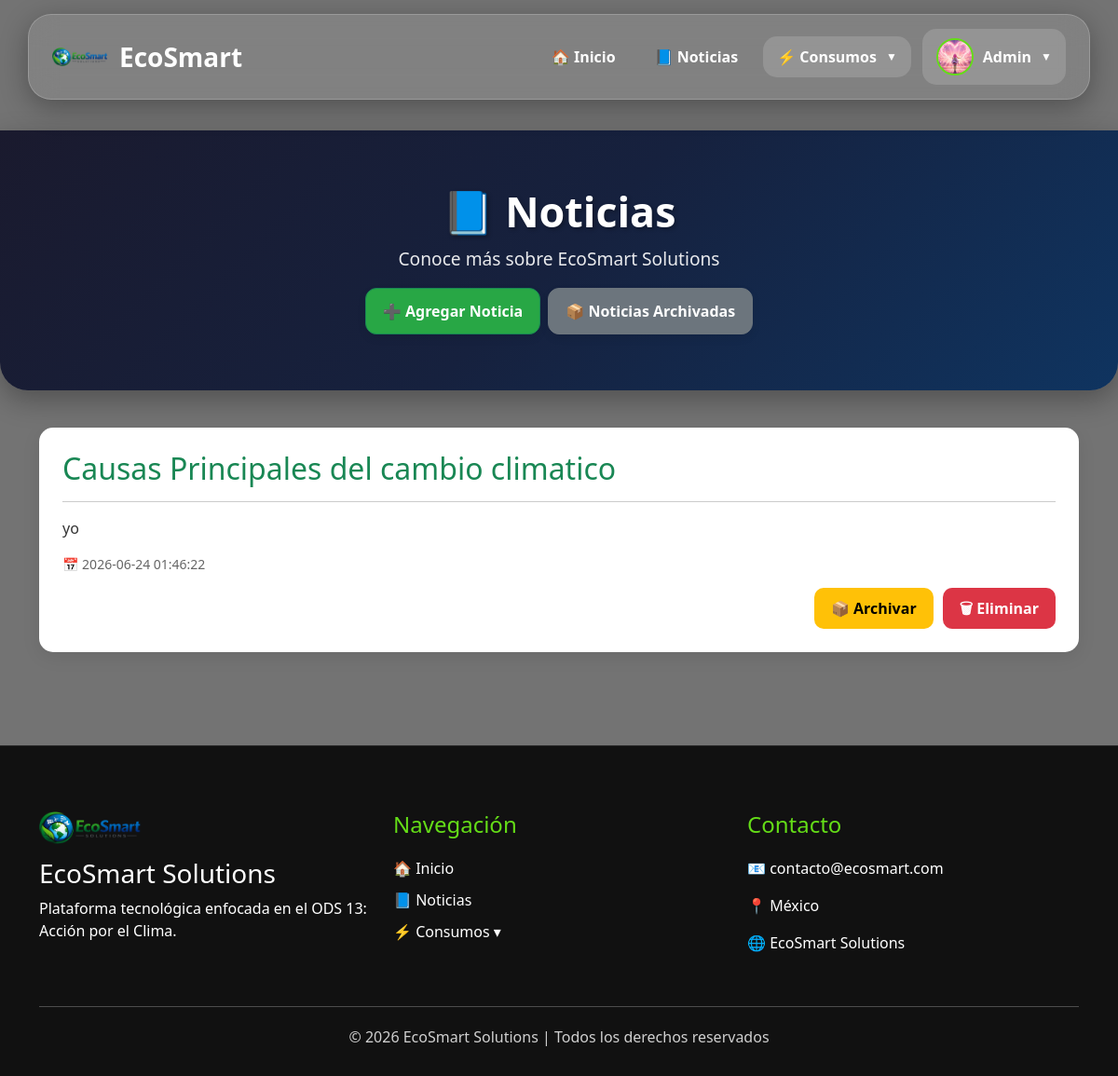
The app's page /noticias/Noticias.php (signed in) with its own data.
### tables this page shows
CREATE TABLE `noticias` (
  `id` int(11) NOT NULL,
  `titulo` varchar(255) NOT NULL,
  `contenido` text NOT NULL,
  `imagen` varchar(255) DEFAULT NULL,
  `fecha` timestamp NOT NULL DEFAULT current_timestamp(),
  `estado` enum('activa','archivada') DEFAULT 'activa'
);

### noticias/Noticias.php (the view, shortened to what this page needs)
<?php
include __DIR__ . '/../config/conexion.php';
include __DIR__ . '/../includes/header.php';
include __DIR__ . '/../includes/navbar.php';
$noticias = mysqli_query(
    $conexion,
    "SELECT * FROM noticias
     WHERE estado='activa'
     ORDER BY fecha DESC"
);
$hayNoticias = mysqli_num_rows($noticias);
?>
<section class="page-header">
    <div class="container text-center">
        <h1>📘 Noticias</h1>
        <p>Conoce más sobre EcoSmart Solutions</p>
        <div class="d-flex gap-2 justify-content-center flex-wrap mt-3">
            <?php if(isset($_SESSION['rol']) && $_SESSION['rol'] == 'admin'): ?>
                <a href="agregar_noticia.php" class="btn btn-success">
                    ➕ Agregar Noticia
                </a>
            <?php endif; ?>
            <a href="noticias_archivadas.php" class="btn btn-secondary">
                📦 Noticias Archivadas
            </a>
        </div>
    </div>
</section>
<div class="container">
<?php if($hayNoticias > 0): ?>
    <?php while($n = mysqli_fetch_assoc($noticias)): ?>
        <div class="section-box">
            <h2><?= htmlspecialchars($n['titulo']) ?></h2>
            <hr>
            <p><?= nl2br(htmlspecialchars($n['contenido'])) ?></p>
            <small>📅 <?= $n['fecha'] ?></small>
            <?php if(isset($_SESSION['rol']) && $_SESSION['rol'] == 'admin'): ?>
                <div class="acciones-admin">
                    <a href="archivar_noticia.php?id=<?= $n['id'] ?>"
                       class="btn-archivar"
                       onclick="return confirm('¿Archivar noticia?')">
                        📦 Archivar
                    </a>
                    <a href="eliminar_noticias.php?id=<?= $n['id'] ?>"
                       class="btn-eliminar"
                       onclick="return confirm('¿Eliminar noticia?')">
                        🗑 Eliminar
                    </a>
                </div>
            <?php endif; ?>
        </div>
    <?php endwhile; ?>
<?php else: ?>
    <div class="alert alert-info text-center">
        📭 No hay noticias disponibles.
    </div>
<?php endif; ?>
</div>
<?php include __DIR__ . '/../includes/footer.php'; ?>

### assets/css/main.css (style rules this page uses)
* { margin:0; padding:0; box-sizing:border-box; }
html { scroll-behavior:smooth; }
body { padding-top:140px; font-family:'Segoe UI',sans-serif; background: linear-gradient( rgba(0,0,0,.55), rgba(0,0,0,.55) ), url('https://images.unsplash.com/photo-1497436072909-f5e4be8c8e8d'); background-size:cover; background-position:center; background-attachment:fixed; color:white; }
.section-box { background:rgba(255,255,255,.92); color:#333; padding:50px; margin:40px 0; border-radius:30px; box-shadow: 0 10px 30px rgba(0,0,0,.25); }
.section-box h2 { color:#0d6e3f; margin-bottom:20px; }

### assets/css/noticias.css (style rules this page uses)
.acciones-admin { margin-top:15px; display:flex; gap:10px; justify-content:flex-end; flex-wrap:wrap; }
.btn-archivar, .btn-restaurar, .btn-eliminar { padding:10px 18px; border-radius:10px; text-decoration:none; font-weight:600; transition:all .3s ease; display:inline-flex; align-items:center; gap:6px; }
.btn-archivar { background:#ffc107; color:#000; }
.btn-eliminar { background:#dc3545; color:#fff; }
.section-box { background:#fff; border-radius:15px; padding:25px; margin-bottom:25px; box-shadow:0 5px 20px rgba(0,0,0,.08); transition:.3s; }
.section-box h2 { color:#198754; margin-bottom:10px; }
.section-box small { color:#666; display:block; margin-top:10px; }

### assets/css/noticias_admin.css (style rules this page uses)
.d-flex.gap-2 { margin-top: 20px; margin-bottom: 20px; }
.d-flex.gap-2 a.btn { padding: 12px 18px; border-radius: 12px; font-weight: 600; text-decoration: none; transition: all 0.25s ease; box-shadow: 0 4px 10px rgba(0,0,0,0.08); }
.btn-success { background: #28a745; color: #fff; }
a { text-decoration: none; }

### assets/css/dashboard.css (style rules this page uses)
.page-header { background: linear-gradient(135deg, #1a1a2e 0%, #16213e 50%, #0f3460 100%); padding: 60px 0 40px; color: white; margin-bottom: 30px; border-radius: 0 0 30px 30px; box-shadow: 0 10px 30px rgba(0,0,0,0.3); }
.page-header h1 { font-size: 2.8rem; font-weight: 700; margin-bottom: 10px; text-shadow: 2px 2px 4px rgba(0,0,0,0.3); }
.page-header p { font-size: 1.2rem; opacity: 0.9; margin-bottom: 0; }

### records on screen
noticias: titulo "Causas Principales del cambio climatico", contenido "yo", fecha "2026-06-24 01:46:22"

### other values on screen
$_SESSION['usuario'] "Admin"
